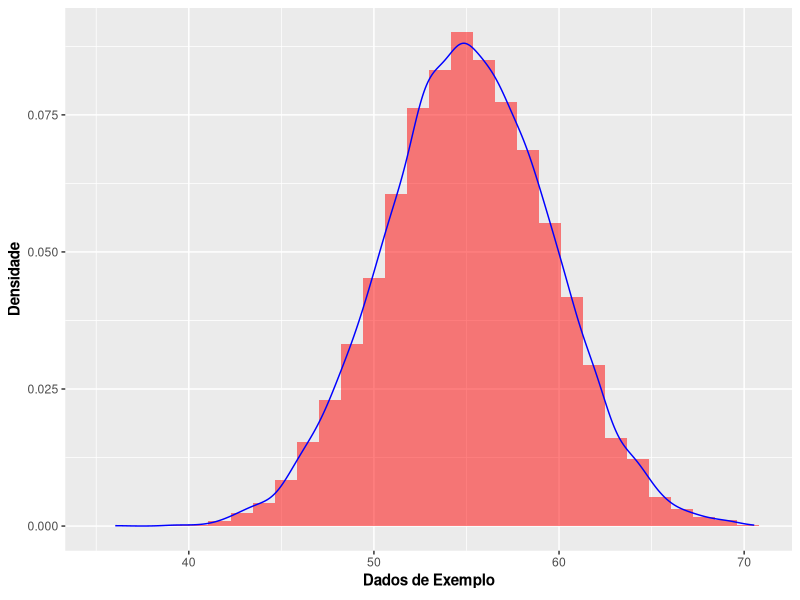

Write R code to recreate this figure.
# Estatística Elementar em R - Exercício

# Obs: Caso tenha problemas com a acentuação, consulte este link:
# https://support.rstudio.com/hc/en-us/articles/200532197-Character-Encoding

# Configurando o diretório de trabalho
# Coloque entre aspas o diretório de trabalho que você está usando no seu computador
# Não use diretórios com espaço no nome
setwd("~/Documentos/dsa/05-Business Analytics/Cap02-ProcessoDeBA")
getwd()

# Considere os dados de exemplo a seguir.
# Calcule as estatísticas elementares e interprete o resultado da assimetria e da curtose.
# A distribuição dos dados é normal?

# Dados de exemplo
set.seed(140)
dados <- rnorm(n = 10000, mean = 55, sd = 4.5)
View(dados)
summary(dados)
mean(dados)

# Converte os dados para um dataframe para facilitar a manipulação
dataset <- data.frame(dados)

# Renomeia a coluna
colnames(dataset) <- c("Medida")
View(dataset)

# Estatísticas Elementares
mean(dataset$Medida)
median(dataset$Medida)
var(dataset$Medida)
sd(dataset$Medida)

# Moda
table(as.vector(dataset$Medida))
table(as.vector(round(dataset$Medida)))
moda <- table(as.vector(round(dataset$Medida)))
names(moda)[moda == max(moda)]

# Sumário
summary(dataset)

# Assimetria e Curtose
library(e1071)

skewness(dados)
kurtosis(dados)

# Usando a função describe
library(psych)
describe(dataset)

########## Assimetria ########## 

# Assimetria é o grau de afastamento de uma distribuição da unidade de assimetria.
# Uma Distribuição é Simétrica quando seus valores de Média, Mediana e Moda coincidem. 
# A Assimetria, dá, portanto, uma indicação da inclinação da distribuição.

# O coeficiente de assimetria (skewness) permite distinguir as distribuições assimétricas. 
# Um valor negativo indica que a cauda do lado esquerdo da função densidade de probabilidade 
# é maior que a do lado direito. Um valor positivo para a assimetria indica que a cauda do 
# lado direito é maior que a do lado esquerdo. Um valor nulo indica que os valores são 
# distribuídos de maneira relativamente iguais em ambos os lados da média, mas não implica 
# necessariamente, uma distribuição simétrica.

# A assimetria dos dados simulados é negativa e próxima de zero. 
# Isso conclui que os dados estão próximos de uma distribuição gaussiana (formato de sino), 
# mas ligeiramente inclinados para a esquerda. 


########## Curtose ########## 

# Curtose é  uma medida de dispersão que caracteriza o "achatamento" da curva da função 
# de distribuição. O que significa analisar um conjunto quanto à Curtose?

# Significa apenas verificar o “grau de achatamento da curva”. Ou seja, saber se a Curva de 
# Frequência que representa o conjunto é mais “afilada” ou mais “achatada” em relação a uma 
# Curva Padrão, chamada de Curva Normal! 

# Uma curva (um conjunto) poderá ser, quanto à sua Curtose: 

# Mesocúrtica: ou de curtose média! 
# Será essa a nossa Curva Normal. “Meso” lembra meio! Esta curva está no meio termo: 
# nem muito achatada, nem muito afilada;

# Platicúrtica: é a curva mais achatada. Seu desenho lembra o de um prato emborcado. 
# Então “prato” lembra “plati” e “plati” lembra “platicúrtica”;

# Leptocúrtica: é a curva mais afilada! 

# Quando se trata de Curtose, não há como extrairmos uma conclusão sobre qual será a situação 
# da distribuição – se mesocúrtica, platicúrtica ou leptocúrtica – apenas conhecendo os valores 
# da Média, Moda e Mediana. 

# Histograma
library(ggplot2)

# Plot
ggplot(dataset, 
       aes(x = dataset$Medida), 
       binwidth = 20) + 
  geom_histogram(aes(y = ..density..), fill = 'red', alpha = 0.5) + 
  geom_density(colour = 'blue') + xlab(expression(bold('Dados de Exemplo'))) + 
  ylab(expression(bold('Densidade')))




